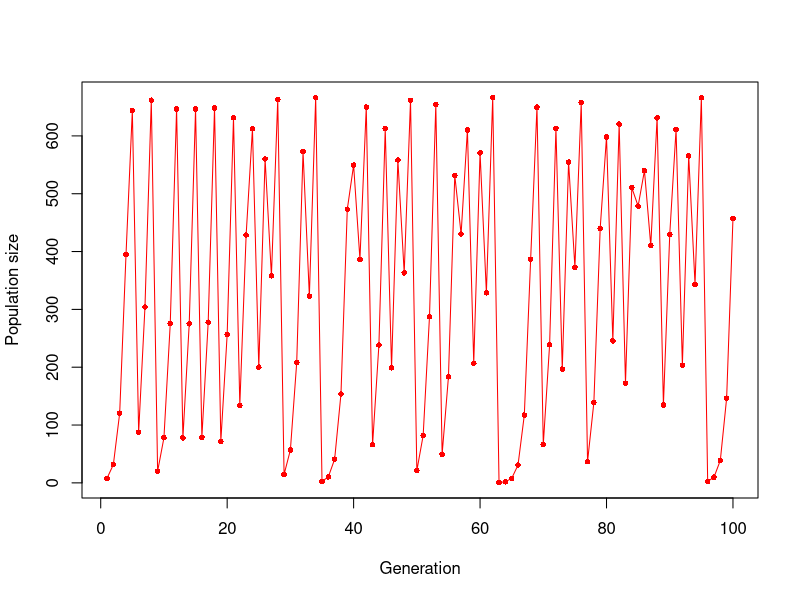
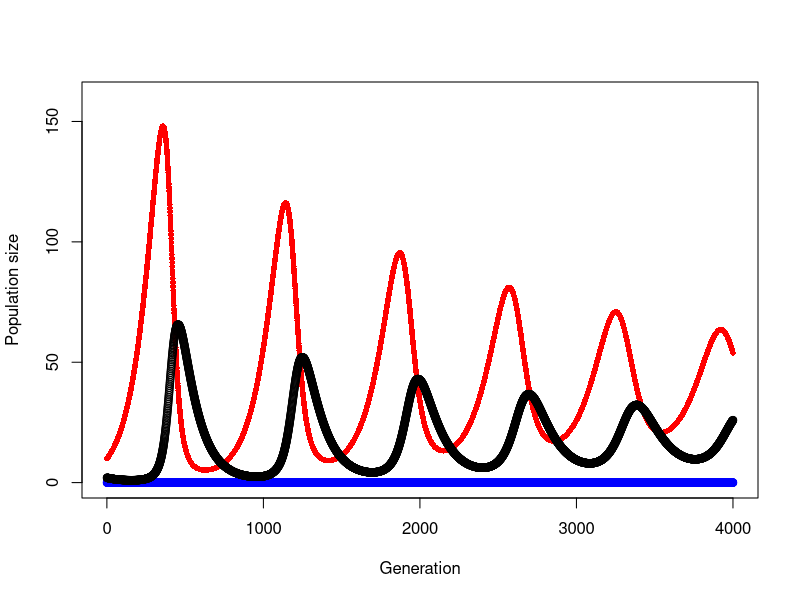

These charts were generated, in order, by the following R code:
PlotGen <- 100
N0 <- 8
R <- 3
K <- 500

PopSize <- N0
PopNow <- N0

for (i in 1:PlotGen) {
    PopNow <- PopNow + PopNow*R*(1-PopNow/K)
    if (PopNow < 0) {PopNow <- 0}
    PopSize <- c(PopSize, PopNow)
}

tvals <- 1:length(PopSize)

plot(tvals[1:PlotGen], PopSize[1:PlotGen],type="o",col="red", 
     xlab="Generation",ylab="Population size",pch=16,cex=.75)


#Part 2 ----

#Multispecies Logistic Population Growth Simulations
#October 28, 2014
#By Stephen B. Heard
#Non-commercial use permitted

#Set number of generations to plot
PlotGen <-4000

###Set parameters for Competitors 1 and 2 and Predator###

# set initial population sizes
CompA0 <- 10
CompB0 <- 0
Pred0 <- 2

#Set r
rA <- .01
rB <- .01

#Set K
KA <- 500
KB <- 300

#Set competition coefficients
alpha <- 0.9   #effect of B on A
beta <- 0.9    #effect of A on B

#Set predator-prey parameters
PredEff <- 0.001   #parameter "a" in the Lotka-Volterra predator-prey model
PredConv <- 0.5  #parameter "f" in the Lotka-Volterra predator-prey model
PredStarve <- 0.01  #parameter "q" in the Lotka-Volterra predator-prey model
PredPref <- 0.5   #predator's preference: from 0 (eats only A) to 0.5 (eats A, B equally) to 1 (eats only B)

###Run simulation###

# initialize vector to hold results 
CompAPopSize <- CompA0 
CompBPopSize <- CompB0
PredPopSize <- Pred0

# create variable to hold the current population size
CompAPopNow <- CompA0 
CompBPopNow <- CompB0
PredPopNow <- Pred0

# calculate a pair of predation preference adjustments based on PredPref
PredPrefA <- 1 - PredPref
PredPrefB <- PredPref

# calculate population sizes and append to popsize
for(i in 1:PlotGen) { 
    # implement competition for Competitor A
    CompAPopNow <- CompAPopNow + CompAPopNow*rA*(1-CompAPopNow/KA - alpha*CompBPopNow/KA)    #discrete logistic
    if (CompAPopNow < 0) {CompAPopNow <- 0}
    
    # implement predation losses for Competitor A
    PredEatsA <- PredPrefA*PredEff*CompAPopNow*PredPopNow
    CompAPopNow <- CompAPopNow - PredEatsA
    if (CompAPopNow < 0) {CompAPopNow <- 0}
    
    # implement competition for Competitor B
    CompBPopNow <- CompBPopNow + CompBPopNow*rB*(1-CompBPopNow/KB - beta*CompAPopNow/KB)    #discrete logistic
    if (CompBPopNow < 0) {CompBPopNow <- 0}
    
    # implement predation losses for Competitor B
    PredEatsB <- PredPrefB*PredEff*CompBPopNow*PredPopNow
    CompBPopNow <- CompBPopNow - PredEatsB
    if (CompBPopNow < 0) {CompBPopNow <- 0}
    
    # implement predator population growth
    PredPopNow <-PredPopNow + PredConv*(PredEatsA + PredEatsB) - PredStarve*PredPopNow
    if (PredPopNow < 0) {PredPopNow <- 0}
    
    CompAPopSize <- c(CompAPopSize,CompAPopNow)                #add results to vectors
    CompBPopSize <- c(CompBPopSize,CompBPopNow)                
    PredPopSize <- c(PredPopSize,PredPopNow)
}

###Plot results###
#find maximum value for y axis
maxes <- c(max(CompAPopSize), max(CompBPopSize), max(PredPopSize))
ymax <-max(maxes)
YAxisLength <- max(pretty(ymax*1.05))

tvals <- 1:PlotGen #create a vector of time values equal to length of results vector

#par(yaxp=c(0, YAxisLength, 5))
plot(tvals[1:PlotGen], CompAPopSize[1:PlotGen],type="o",col="red", 
     xlab="Generation",ylab="Population size",pch=16,cex=.75, ylim=c(0, YAxisLength))
points(tvals[1:PlotGen], CompBPopSize[1:PlotGen], col="blue")
points(tvals[1:PlotGen], PredPopSize[1:PlotGen], col= "black")

